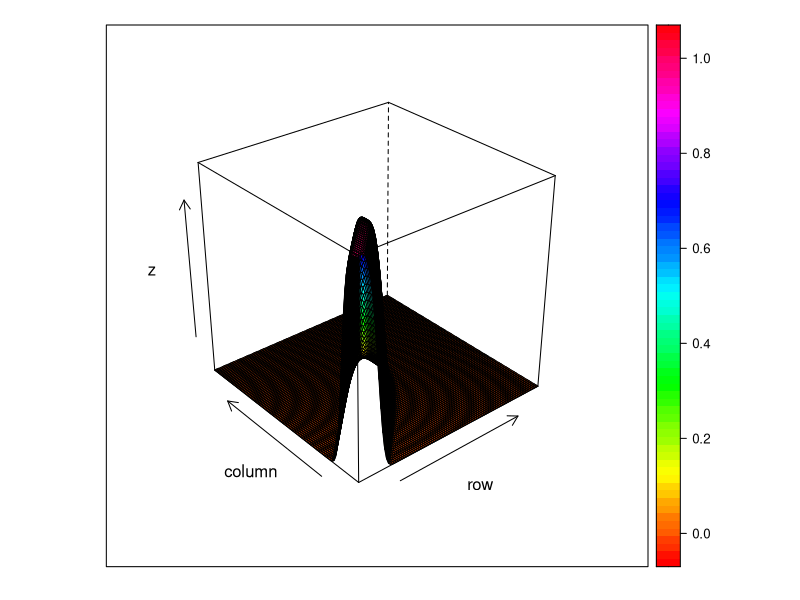

This chart was generated by the following R code:
rm(list = ls())

# x <- seq(0, 1, length= 100)
# y <- x
# z <- outer(x, y, prior.fut)
# wireframe(z, drape=T, col.regions=rainbow(100))

require(rmutil)
require(lattice)
require(pracma)

# prior parameters
sigma<-9.435
alpha<-2
delta.skpt<-0
mu<-0.1

## ENTH PRIOR #########################################################
prior.fut<-function(x,y){
  exp(-(sigma*(x-mu)^2)^alpha)*
  exp(-((sigma*((y-x)-delta.skpt))^2)^alpha)
}

 x <- seq(0, 1, length= 100)
 y <- x
 z <- outer(x, y, prior.fut)
 wireframe(z, drape=T, col.regions=rainbow(100))

prior.fut.nc<-tryCatch(integral2(prior.fut,xmin=0,xmax=1,ymin=0,ymax=1,singular=T)[[1]],
                        error=function(e) integral2(posterior.enth,xmin=0,xmax=1,ymin=0,ymax=1,abstol=1E-6)[[1]])

tail.fut<-tryCatch(
  integral2(prior.fut,xmin=0,xmax=0.9,ymin=function(x) x+0.1,ymax=1,singular=T)[[1]]/prior.fut.nc,
  error=function(e) 
    integral2(prior.fut,xmin=0,xmax=0.9,ymin=function(x) x+0.1,ymax=1,singular=T)[[1]]/prior.fut.nc)
tail.fut
